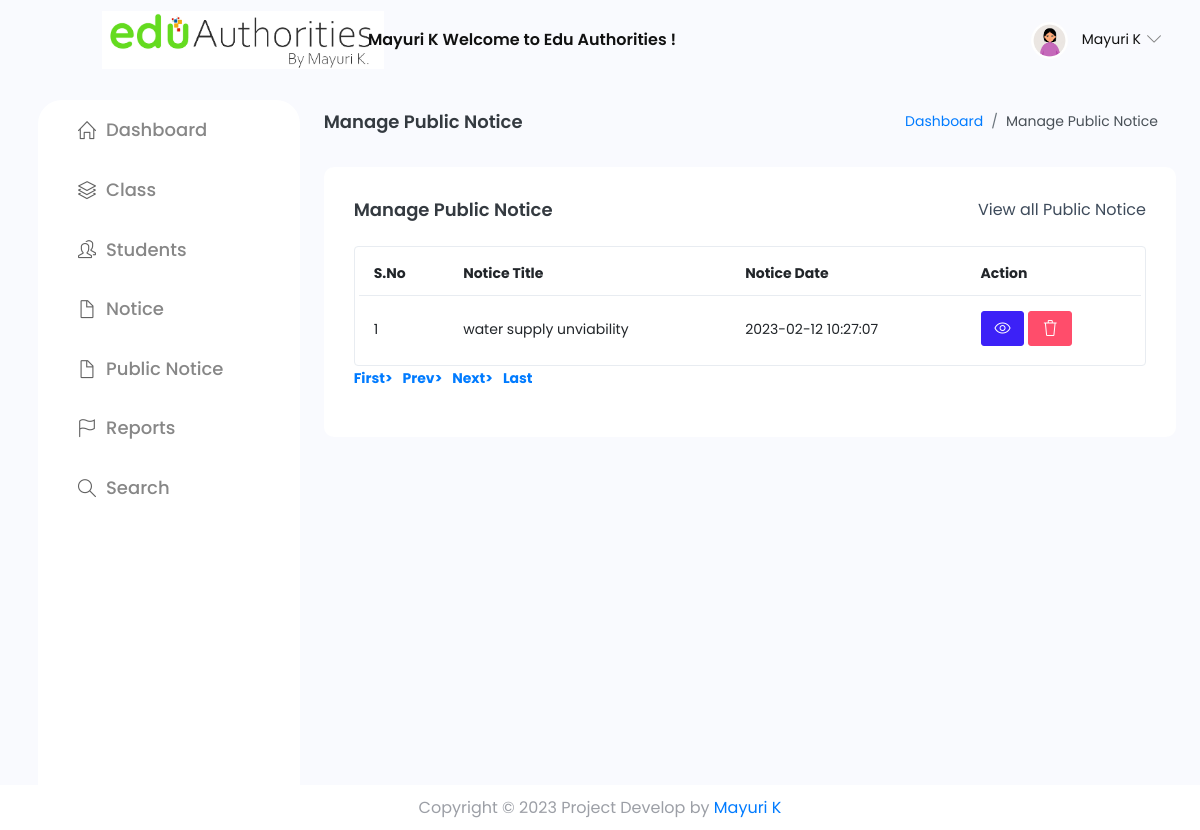
The page /manage-public-notice.php (signed in) on the database its author committed.
### tables this page shows
CREATE TABLE `tblpublicnotice` (
  `ID` int(5) NOT NULL,
  `NoticeTitle` varchar(200) DEFAULT NULL,
  `NoticeMessage` mediumtext DEFAULT NULL,
  `CreationDate` timestamp NULL DEFAULT current_timestamp()
);

### manage-public-notice.php (the view, shortened to what this page needs)
<?php
include('includes/dbconnection.php');
if (strlen($_SESSION['sturecmsaid']==0)) {
  header('location:logout.php');
  } else{
?>
     <?php include_once('includes/header.php');?>
      <div class="container-fluid page-body-wrapper">
        <?php include_once('includes/sidebar.php');?>
        <div class="main-panel">
          <div class="content-wrapper">
             <div class="page-header">
              <h3 class="page-title"> Manage Public Notice </h3>
              <nav aria-label="breadcrumb">
                <ol class="breadcrumb">
                  <li class="breadcrumb-item"><a href="dashboard.php">Dashboard</a></li>
                  <li class="breadcrumb-item active" aria-current="page"> Manage Public Notice</li>
                </ol>
              </nav>
            </div>
            <div class="row">
              <div class="col-md-12 grid-margin stretch-card">
                <div class="card">
                  <div class="card-body">
                    <div class="d-sm-flex align-items-center mb-4">
                      <h4 class="card-title mb-sm-0">Manage Public Notice</h4>
                      <a href="#" class="text-dark ml-auto mb-3 mb-sm-0"> View all Public Notice</a>
                    </div>
                    <div class="table-responsive border rounded p-1">
                      <table class="table">
                        <thead>
                          <tr>
                            <th class="font-weight-bold">S.No</th>
                            <th class="font-weight-bold">Notice Title</th>
                            <th class="font-weight-bold">Notice Date</th>
                            <th class="font-weight-bold">Action</th>
                          </tr>
                        </thead>
                        <tbody>
                           <?php
                            if (isset($_GET['pageno'])) {
            $pageno = $_GET['pageno'];
        } else {
            $pageno = 1;
        }
        $no_of_records_per_page =15;
       $ret = "SELECT ID FROM tblpublicnotice";
$query1 = $dbh -> prepare($ret);
$query1->execute();
$total_rows=$query1->rowCount();
$total_pages = ceil($total_rows / $no_of_records_per_page);
$sql="SELECT * from tblpublicnotice";
$query = $dbh -> prepare($sql);
$query->execute();
$results=$query->fetchAll(PDO::FETCH_OBJ);
$cnt=1;
if($query->rowCount() > 0)
{
foreach($results as $row)
{               ?>
                          <tr>
                            <td><?php echo htmlentities($cnt);?></td>
                            <td><?php  echo htmlentities($row->NoticeTitle);?></td>
                            <td><?php  echo htmlentities($row->CreationDate);?></td>
                            <td>
                              <a href="edit-public-notice-detail.php?editid=<?php echo htmlentities ($row->ID);?>" class="btn btn-primary btn-sm"><i class="icon-eye"></i></a>
                                    <a href="manage-public-notice.php?delid=<?php echo ($row->ID);?>" onclick="return confirm('Do you really want to Delete ?');" class="btn btn-danger btn-sm"> <i class="icon-trash"></i></a>
                            </td>
                          </tr><?php $cnt=$cnt+1;}} ?>
                        </tbody>
                      </table>
                    </div>
                    <div align="left">
    <ul class="pagination" >
        <li><a href="?pageno=1"><strong>First></strong></a></li>
        <li class="<?php if($pageno <= 1){ echo 'disabled'; } ?>">
            <a href="<?php if($pageno <= 1){ echo '#'; } else { echo "?pageno=".($pageno - 1); } ?>"><strong style="padding-left: 10px">Prev></strong></a>
        </li>
        <li class="<?php if($pageno >= $total_pages){ echo 'disabled'; } ?>">
            <a href="<?php if($pageno >= $total_pages){ echo '#'; } else { echo "?pageno=".($pageno + 1); } ?>"><strong style="padding-left: 10px">Next></strong></a>
        </li>
        <li><a href="?pageno=<?php echo $total_pages; ?>"><strong style="padding-left: 10px">Last</strong></a></li>
    </ul>
</div>
                  </div>
                </div>
              </div>
            </div>
          </div>
         <?php include_once('includes/footer.php');?>
   <?php }  ?>

### includes/header.php (shortened to what this page needs)
<!DOCTYPE html>
<html lang="en">
  <head>
    <link rel="stylesheet" href="assets/vendors/simple-line-icons/css/simple-line-icons.css">
    <link rel="stylesheet" href="assets/vendors/flag-icon-css/css/flag-icon.min.css">
    <link rel="stylesheet" href="assets/vendors/css/vendor.bundle.base.css">
    <link rel="stylesheet" href="assets/vendors/daterangepicker/daterangepicker.css">
    <link rel="stylesheet" href="assets/vendors/chartist/chartist.min.css">
    <link rel="stylesheet" href="assets/vendors/select2/select2.min.css">
    <link rel="stylesheet" href="assets/vendors/select2-bootstrap-theme/select2-bootstrap.min.css">
    <link rel="stylesheet" href="assets/css/style.css" />
  </head>
  <body>
    <div class="container-scroller">
 <nav class="navbar default-layout-navbar col-lg-12 col-12 p-0 fixed-top d-flex flex-row">
        <div class="navbar-brand-wrapper d-flex align-items-center">
          <a class="navbar-brand brand-logo ml-auto text-right" href="dashboard.php">
            <img src="assets/images/logo.png" alt="logo" />
          </a>
        </div><?php
         $aid= $_SESSION['sturecmsaid'];
$sql="SELECT * from tbladmin where ID=:aid";
$query = $dbh -> prepare($sql);
$query->bindParam(':aid',$aid,PDO::PARAM_STR);
$query->execute();
$results=$query->fetchAll(PDO::FETCH_OBJ);
$cnt=1;
if($query->rowCount() > 0)
{
foreach($results as $row)
{               ?>
        <div class="navbar-menu-wrapper d-flex align-items-center flex-grow-1">
          <h5 class="mb-0 font-weight-medium d-none d-lg-flex mx-auto"><?php  echo htmlentities($row->AdminName);?> Welcome to Edu Authorities !</h5>
          <ul class="navbar-nav navbar-nav-right ml-auto">
            <li class="nav-item dropdown d-none d-xl-inline-flex user-dropdown">
              <a class="nav-link dropdown-toggle" id="UserDropdown" href="#" data-toggle="dropdown" aria-expanded="false">
                <img class="img-xs rounded-circle ml-2" src="assets/images/faces/face8.jpg" alt="Profile image"> <span class="font-weight-normal"> <?php  echo htmlentities($row->AdminName);?> </span></a>
                <?php $cnt=$cnt+1;}} ?>
            </li>
          </ul>
        </div>
      </nav>

### rows shown on the page
tblpublicnotice: NoticeTitle "water supply unviability", CreationDate "2023-02-12 10:27:07"

### other values the page prints
$row->AdminName "Mayuri K"
